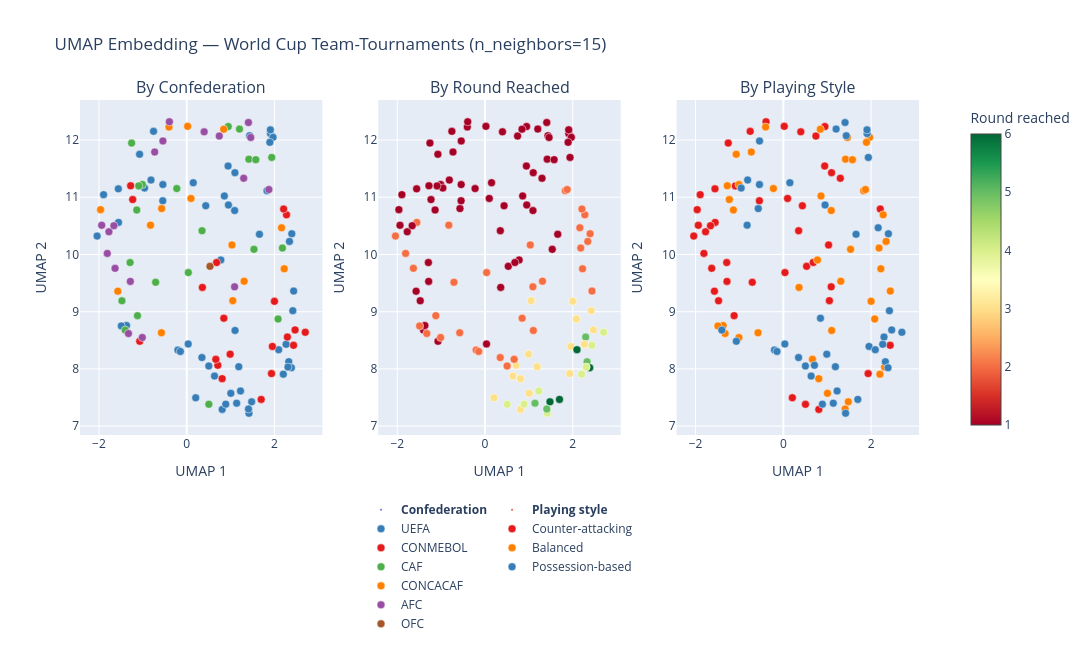

Notebook code for this chart:
### Code cell
# ─────────────────────────────────────────────
# Create figure
# ─────────────────────────────────────────────

fig = make_subplots(
    rows=1,
    cols=3,
    subplot_titles=[
        "By Confederation",
        "By Round Reached",
        "By Playing Style"
    ]
)

fig.add_trace(
    go.Scatter(
        x=[None],
        y=[None],
        mode="markers",
        marker=dict(size=0),
        showlegend=True,
        name="<b>Confederation</b>",
        legendgroup="confederation"
    )
)

fig.add_trace(
    go.Scatter(
        x=[None],
        y=[None],
        mode="markers",
        marker=dict(size=0),
        showlegend=True,
        name="<b>Playing style</b>",
        legendgroup="style"
    )
)

# ─────────────────────────────────────────────
# Panel 1 — Confederation
# ─────────────────────────────────────────────

for conf, color in conf_colors.items():

    mask = wc["confederation"] == conf

    fig.add_trace(
        go.Scatter(
            x=wc.loc[mask,"UMAP1"],
            y=wc.loc[mask,"UMAP2"],
            mode="markers",
            name=conf,
            legendgroup="confederation",
            marker=dict(
                color=color,
                size=8,
                line=dict(width=0.5,color="white")
            ),
            customdata=wc.loc[mask,["team","year","confederation"]],
            hovertemplate=
            "<b>%{customdata[0]}</b><br>"
            "Year: %{customdata[1]}<br>"
            "Confederation: %{customdata[2]}<br>"
            "UMAP1: %{x:.2f}<br>"
            "UMAP2: %{y:.2f}<extra></extra>"
        ),
        row=1,
        col=1
    )


# ─────────────────────────────────────────────
# Panel 2 — Round reached
# ─────────────────────────────────────────────

fig.add_trace(
    go.Scatter(
        x=wc["UMAP1"],
        y=wc["UMAP2"],
        mode="markers",
        showlegend=False,
        marker=dict(
            size=8,
            color=wc["round_reached"],
            colorscale="RdYlGn",
            cmin=1,
            cmax=6,
            colorbar=dict(
                title="Round reached",
                x=1.05
            ),
            line=dict(width=0.5,color="white")
        ),
        customdata=wc[["team","year","round_reached"]],
        hovertemplate=
        "<b>%{customdata[0]}</b><br>"
        "Year: %{customdata[1]}<br>"
        "Round reached: %{customdata[2]}<br>"
        "UMAP1: %{x:.2f}<br>"
        "UMAP2: %{y:.2f}<extra></extra>"
    ),
    row=1,
    col=2
)


# ─────────────────────────────────────────────
# Panel 3 — Playing style
# ─────────────────────────────────────────────

style_colors = {
    "Counter-attacking":"#e41a1c",
    "Balanced":"#ff7f00",
    "Possession-based":"#377eb8"
}

for style, color in style_colors.items():

    mask = wc["playing_style"] == style

    fig.add_trace(
        go.Scatter(
            x=wc.loc[mask,"UMAP1"],
            y=wc.loc[mask,"UMAP2"],
            mode="markers",
            name=style,
            legendgroup="style",
            marker=dict(
                color=color,
                size=8,
                line=dict(width=0.5,color="white")
            ),
            customdata=wc.loc[mask,["team","year","playing_style"]],
            hovertemplate=
            "<b>%{customdata[0]}</b><br>"
            "Year: %{customdata[1]}<br>"
            "Playing style: %{customdata[2]}<br>"
            "UMAP1: %{x:.2f}<br>"
            "UMAP2: %{y:.2f}<extra></extra>"
        ),
        row=1,
        col=3
    )


# ─────────────────────────────────────────────
# Axis labels
# ─────────────────────────────────────────────

for i in [1,2,3]:

    fig.update_xaxes(title_text="UMAP 1",row=1,col=i)
    fig.update_yaxes(title_text="UMAP 2",row=1,col=i)


# ─────────────────────────────────────────────
# Layout (legend below plots)
# ─────────────────────────────────────────────

fig.update_layout(

    title="UMAP Embedding — World Cup Team-Tournaments (n_neighbors=15)",

    width=1200,
    height=650,

    legend=dict(
        orientation="h",
        yanchor="top",
        y=-0.18,
        xanchor="center",
        x=0.5,
        tracegroupgap=12
    ),

    margin=dict(
        b=120
    )
)

fig.show()

### Figure 1 — Plotly figure (JSON) as saved in the notebook; plotly's stock layout.template omitted (floating-point values rounded to 4 significant figures; data arrays with more than 128 entries replaced by an {"elided": "..."} marker saying what was removed)
{"data": [{"legendgroup": "confederation", "marker": {"size": 0}, "mode": "markers", "name": "<b>Confederation</b>", "showlegend": true, "type": "scatter", "x": [null], "y": [null]}, {"legendgroup": "style", "marker": {"size": 0}, "mode": "markers", "name": "<b>Playing style</b>", "showlegend": true, "type": "scatter", "x": [null], "y": [null]}, {"customdata": {"elided": "54x3 mixed values"}, "hovertemplate": "<b>%{customdata[0]}</b><br>Year: %{customdata[1]}<br>Confederation: %{customdata[2]}<br>UMAP1: %{x:.2f}<br>UMAP2: %{y:.2f}<extra></extra>", "legendgroup": "confederation", "marker": {"color": "#377eb8", "line": {"color": "white", "width": 0.5}, "size": 8}, "mode": "markers", "name": "UEFA", "type": "scatter", "x": [1.099, 2.395, 0.1485, 2.202, 0.9428, 1.909, 2.326, 1.101, 0.8579, 1.83, 0.7776, 2.096, -0.5459, 2.418, 1.658, 1.967, 1.434, 2.266, 2.386, 2.342, 0.4341, 0.9508, 2.308, 1.894, 1.093, 1.907, 2.438, 1.419, 1.138, -1.555, 1.226, 1.48, -0.5438, -1.895, -1.074, -0.2015, 0.8088, -1.559, 0.3465, 0.2051, -0.1449, -0.9615, 0.8902, -0.8139, 1.187, 1.408, 0.03395, 1.006, -2.042, 0.6334, -1.373, 0.5031, -1.492, -0.756], "xaxis": "x", "y": [11.43, 10.36, 11.25, 7.908, 11.55, 12.11, 8.127, 8.672, 11.02, 11.11, 9.905, 8.336, 10.94, 9.018, 10.35, 12.05, 12.08, 8.43, 8.021, 10.23, 10.85, 10.87, 8.032, 11.96, 10.77, 12.18, 9.361, 7.225, 7.401, 10.56, 7.615, 7.425, 11.22, 11.05, 11.75, 8.33, 7.293, 11.15, 8.199, 7.496, 8.305, 11.16, 7.384, 11.3, 8.04, 7.3, 8.437, 7.573, 10.32, 7.875, 8.758, 8.052, 8.751, 12.15], "yaxis": "y"}, {"customdata": [["Argentina", 2010, "CONMEBOL"], ["Brazil", 2010, "CONMEBOL"], ["Chile", 2010, "CONMEBOL"], ["Paraguay", 2010, "CONMEBOL"], ["Uruguay", 2010, "CONMEBOL"], ["Argentina", 2014, "CONMEBOL"], ["Brazil", 2014, "CONMEBOL"], ["Chile", 2014, "CONMEBOL"], ["Colombia", 2014, "CONMEBOL"], ["Ecuador", 2014, "CONMEBOL"], ["Uruguay", 2014, "CONMEBOL"], ["Argentina", 2018, "CONMEBOL"], ["Brazil", 2018, "CONMEBOL"], ["Colombia", 2018, "CONMEBOL"], ["Peru", 2018, "CONMEBOL"], ["Uruguay", 2018, "CONMEBOL"], ["Argentina", 2022, "CONMEBOL"], ["Brazil", 2022, "CONMEBOL"], ["Ecuador", 2022, "CONMEBOL"], ["Uruguay", 2022, "CONMEBOL"]], "hovertemplate": "<b>%{customdata[0]}</b><br>Year: %{customdata[1]}<br>Confederation: %{customdata[2]}<br>UMAP1: %{x:.2f}<br>UMAP2: %{y:.2f}<extra></extra>", "legendgroup": "confederation", "marker": {"color": "#e41a1c", "line": {"color": "white", "width": 0.5}, "size": 8}, "mode": "markers", "name": "CONMEBOL", "type": "scatter", "x": [2.47, 1.954, 2.275, 2.0, 2.435, 2.295, 2.702, 0.8462, 1.933, 0.6812, 2.209, -1.071, 0.7086, 0.6639, -1.232, 0.8075, 1.697, 0.9901, 0.3572, -1.278], "xaxis": "x", "y": [8.682, 8.393, 10.69, 9.182, 8.413, 8.557, 8.64, 8.886, 7.918, 9.86, 10.79, 8.484, 8.064, 8.167, 10.96, 7.83, 7.467, 8.258, 9.425, 11.2], "yaxis": "y"}, {"customdata": [["Algeria", 2010, "CAF"], ["Cameroon", 2010, "CAF"], ["Ghana", 2010, "CAF"], ["Ivory Coast", 2010, "CAF"], ["Nigeria", 2010, "CAF"], ["South Africa", 2010, "CAF"], ["Algeria", 2014, "CAF"], ["Cameroon", 2014, "CAF"], ["Ghana", 2014, "CAF"], ["Ivory Coast", 2014, "CAF"], ["Nigeria", 2014, "CAF"], ["Egypt", 2018, "CAF"], ["Morocco", 2018, "CAF"], ["Nigeria", 2018, "CAF"], ["Senegal", 2018, "CAF"], ["Tunisia", 2018, "CAF"], ["Cameroon", 2022, "CAF"], ["Ghana", 2022, "CAF"], ["Morocco", 2022, "CAF"], ["Senegal", 2022, "CAF"], ["Tunisia", 2022, "CAF"]], "hovertemplate": "<b>%{customdata[0]}</b><br>Year: %{customdata[1]}<br>Confederation: %{customdata[2]}<br>UMAP1: %{x:.2f}<br>UMAP2: %{y:.2f}<extra></extra>", "legendgroup": "confederation", "marker": {"color": "#4daf4a", "line": {"color": "white", "width": 0.5}, "size": 8}, "mode": "markers", "name": "CAF", "type": "scatter", "x": [-0.2265, 1.203, 2.083, 1.533, 0.3487, 1.417, -0.7085, 0.9468, 1.575, 1.937, 2.181, -1.256, -1.011, -1.139, 0.03695, -1.403, -1.291, -1.477, 0.5043, -1.122, -1.094], "xaxis": "x", "y": [11.15, 12.19, 8.873, 10.09, 10.42, 11.67, 9.514, 12.24, 11.66, 11.7, 10.11, 11.95, 11.22, 10.78, 9.684, 8.679, 9.86, 9.192, 7.382, 8.931, 11.2], "yaxis": "y"}, {"customdata": [["Honduras", 2010, "CONCACAF"], ["Mexico", 2010, "CONCACAF"], ["United States", 2010, "CONCACAF"], ["Costa Rica", 2014, "CONCACAF"], ["Honduras", 2014, "CONCACAF"], ["Mexico", 2014, "CONCACAF"], ["United States", 2014, "CONCACAF"], ["Costa Rica", 2018, "CONCACAF"], ["Mexico", 2018, "CONCACAF"], ["Panama", 2018, "CONCACAF"], ["Canada", 2022, "CONCACAF"], ["Costa Rica", 2022, "CONCACAF"], ["Mexico", 2022, "CONCACAF"], ["United States", 2022, "CONCACAF"]], "hovertemplate": "<b>%{customdata[0]}</b><br>Year: %{customdata[1]}<br>Confederation: %{customdata[2]}<br>UMAP1: %{x:.2f}<br>UMAP2: %{y:.2f}<extra></extra>", "legendgroup": "confederation", "marker": {"color": "#ff7f00", "line": {"color": "white", "width": 0.5}, "size": 8}, "mode": "markers", "name": "CONCACAF", "type": "scatter", "x": [0.09698, 2.162, 2.223, 1.05, 0.8429, 1.309, 1.031, -1.963, -0.577, 0.02098, -0.4041, -1.571, -0.5714, -0.8258], "xaxis": "x", "y": [10.98, 10.47, 9.75, 9.194, 12.19, 9.533, 10.17, 10.78, 8.632, 12.24, 12.23, 9.358, 10.8, 10.51], "yaxis": "y"}, {"customdata": [["Australia", 2010, "AFC"], ["Japan", 2010, "AFC"], ["North Korea", 2010, "AFC"], ["South Korea", 2010, "AFC"], ["Australia", 2014, "AFC"], ["Japan", 2014, "AFC"], ["South Korea", 2014, "AFC"], ["Australia", 2018, "AFC"], ["Iran", 2018, "AFC"], ["Japan", 2018, "AFC"], ["Saudi Arabia", 2018, "AFC"], ["South Korea", 2018, "AFC"], ["Australia", 2022, "AFC"], ["Iran", 2022, "AFC"], ["Japan", 2022, "AFC"], ["Qatar", 2022, "AFC"], ["Saudi Arabia", 2022, "AFC"], ["South Korea", 2022, "AFC"]], "hovertemplate": "<b>%{customdata[0]}</b><br>Year: %{customdata[1]}<br>Confederation: %{customdata[2]}<br>UMAP1: %{x:.2f}<br>UMAP2: %{y:.2f}<extra></extra>", "legendgroup": "confederation", "marker": {"color": "#984ea3", "line": {"color": "white", "width": 0.5}, "size": 8}, "mode": "markers", "name": "AFC", "type": "scatter", "x": [1.299, 1.091, 0.3976, 1.872, 0.7421, 1.407, 1.459, -0.7301, -1.938, -1.013, -0.5424, -1.773, -1.633, -1.285, -1.811, -0.3947, -1.66, -1.328], "xaxis": "x", "y": [11.33, 9.435, 12.14, 11.13, 12.07, 12.31, 12.05, 11.79, 10.51, 8.549, 11.98, 10.4, 9.758, 9.53, 10.02, 12.32, 10.5, 8.619], "yaxis": "y"}, {"customdata": [["New Zealand", 2010, "OFC"]], "hovertemplate": "<b>%{customdata[0]}</b><br>Year: %{customdata[1]}<br>Confederation: %{customdata[2]}<br>UMAP1: %{x:.2f}<br>UMAP2: %{y:.2f}<extra></extra>", "legendgroup": "confederation", "marker": {"color": "#a65628", "line": {"color": "white", "width": 0.5}, "size": 8}, "mode": "markers", "name": "OFC", "type": "scatter", "x": [0.5306], "xaxis": "x", "y": [9.793], "yaxis": "y"}, {"customdata": {"elided": "128x3 mixed values"}, "hovertemplate": "<b>%{customdata[0]}</b><br>Year: %{customdata[1]}<br>Round reached: %{customdata[2]}<br>UMAP1: %{x:.2f}<br>UMAP2: %{y:.2f}<extra></extra>", "marker": {"cmax": 6, "cmin": 1, "color": [1, 3, 1, 3, 1, 2, 1, 2, 1, 4, 3, 1, 1, 1, 1, 2, 2, 5, 1, 1, 1, 3, 2, 1, 2, 1, 1, 2, 6, 1, 2, 4, 2, 5, 1, 3, 1, 4, 1, 2, 3, 3, 1, 1, 1, 3, 6, 1, 2, 1, 1, 1, 1, 1, 2, 4, 2, 1, 1, 1, 1, 2, 2, 2, 1, 1, 4, 3, 2, 1, 5, 2, 1, 4, 6, 1, 1, 1, 2, 2, 1, 1, 1, 1, 1, 2, 3, 1, 2, 1, 1, 2, 3, 2, 1, 3, 6, 2, 1, 3, 1, 1, 1, 4, 1, 1, 3, 5, 1, 1, 1, 2, 1, 4, 3, 2, 3, 1, 1, 2, 1, 2, 2, 2, 1, 2, 1, 1], "colorbar": {"title": {"text": "Round reached"}, "x": 1.05}, "colorscale": [[0, "rgb(165,0,38)"], [0.1, "rgb(215,48,39)"], [0.2, "rgb(244,109,67)"], [0.3, "rgb(253,174,97)"], [0.4, "rgb(254,224,139)"], [0.5, "rgb(255,255,191)"], [0.6, "rgb(217,239,139)"], [0.7, "rgb(166,217,106)"], [0.8, "rgb(102,189,99)"], [0.9, "rgb(26,152,80)"], [1, "rgb(0,104,55)"]], "line": {"color": "white", "width": 0.5}, "size": 8}, "mode": "markers", "showlegend": false, "type": "scatter", "x": [-0.2265, 2.47, 1.299, 1.954, 1.203, 2.275, 1.099, 2.395, 0.1485, 2.202, 2.083, 0.9428, 0.09698, 1.909, 1.533, 1.091, 2.162, 2.326, 0.5306, 0.3487, 0.3976, 2.0, 1.101, 0.8579, 1.83, 0.7776, 1.417, 1.872, 2.096, -0.5459, 2.223, 2.435, -0.7085, 2.295, 0.7421, 2.418, 1.658, 2.702, 0.9468, 0.8462, 1.933, 1.05, 1.967, 0.6812, 1.434, 2.266, 2.386, 1.575, 2.342, 0.8429, 0.4341, 0.9508, 1.937, 1.407, 1.309, 2.308, 2.181, 1.894, 1.093, 1.459, 1.907, 2.438, 1.031, 2.209, -1.071, -0.7301, 1.419, 0.7086, 0.6639, -1.963, 1.138, -1.555, -1.256, 1.226, 1.48, -0.5438, -1.895, -1.938, -1.013, -0.577, -1.011, -1.139, 0.02098, -1.232, -1.074, -0.2015, 0.8088, -0.5424, 0.03695, -1.559, -1.773, 0.3465, 0.2051, -0.1449, -1.403, 0.8075, 1.697, -1.633, -0.9615, 0.9901, -1.291, -0.4041, -1.571, 0.8902, -0.8139, 0.3572, 1.187, 1.408, 0.03395, -1.477, -1.285, -1.811, -0.5714, 0.5043, 1.006, -2.042, 0.6334, -0.3947, -1.66, -1.122, -1.373, -1.328, 0.5031, -1.492, -1.094, -0.8258, -1.278, -0.756], "xaxis": "x2", "y": [11.15, 8.682, 11.33, 8.393, 12.19, 10.69, 11.43, 10.36, 11.25, 7.908, 8.873, 11.55, 10.98, 12.11, 10.09, 9.435, 10.47, 8.127, 9.793, 10.42, 12.14, 9.182, 8.672, 11.02, 11.11, 9.905, 11.67, 11.13, 8.336, 10.94, 9.75, 8.413, 9.514, 8.557, 12.07, 9.018, 10.35, 8.64, 12.24, 8.886, 7.918, 9.194, 12.05, 9.86, 12.08, 8.43, 8.021, 11.66, 10.23, 12.19, 10.85, 10.87, 11.7, 12.31, 9.533, 8.032, 10.11, 11.96, 10.77, 12.05, 12.18, 9.361, 10.17, 10.79, 8.484, 11.79, 7.225, 8.064, 8.167, 10.78, 7.401, 10.56, 11.95, 7.615, 7.425, 11.22, 11.05, 10.51, 8.549, 8.632, 11.22, 10.78, 12.24, 10.96, 11.75, 8.33, 7.293, 11.98, 9.684, 11.15, 10.4, 8.199, 7.496, 8.305, 8.679, 7.83, 7.467, 9.758, 11.16, 8.258, 9.86, 12.23, 9.358, 7.384, 11.3, 9.425, 8.04, 7.3, 8.437, 9.192, 9.53, 10.02, 10.8, 7.382, 7.573, 10.32, 7.875, 12.32, 10.5, 8.931, 8.758, 8.619, 8.052, 8.751, 11.2, 10.51, 11.2, 12.15], "yaxis": "y2"}, {"customdata": {"elided": "43x3 mixed values"}, "hovertemplate": "<b>%{customdata[0]}</b><br>Year: %{customdata[1]}<br>Playing style: %{customdata[2]}<br>UMAP1: %{x:.2f}<br>UMAP2: %{y:.2f}<extra></extra>", "legendgroup": "style", "marker": {"color": "#e41a1c", "line": {"color": "white", "width": 0.5}, "size": 8}, "mode": "markers", "name": "Counter-attacking", "type": "scatter", "x": [1.299, 1.099, 0.9428, 0.09698, 1.091, 0.5306, 0.3487, 0.3976, -0.5459, 2.435, -0.7085, 0.7421, 0.9468, 1.933, 1.05, 0.6812, 0.4341, 1.031, 2.209, -1.963, -1.555, -1.256, -1.895, -1.938, 0.02098, 0.8088, 0.03695, -1.559, -1.773, 0.2051, -1.633, -1.291, -1.571, -1.477, -1.285, -1.811, 0.5043, -2.042, -0.3947, -1.66, -1.122, -1.094, -0.756], "xaxis": "x3", "y": [11.33, 11.43, 11.55, 10.98, 9.435, 9.793, 10.42, 12.14, 10.94, 8.413, 9.514, 12.07, 12.24, 7.918, 9.194, 9.86, 10.85, 10.17, 10.79, 10.78, 10.56, 11.95, 11.05, 10.51, 12.24, 7.293, 9.684, 11.15, 10.4, 7.496, 9.758, 9.86, 9.358, 9.192, 9.53, 10.02, 7.382, 10.32, 12.32, 10.5, 8.931, 11.2, 12.15], "yaxis": "y3"}, {"customdata": [["Algeria", 2010, "Balanced"], ["Chile", 2010, "Balanced"], ["Germany", 2010, "Balanced"], ["Ghana", 2010, "Balanced"], ["Ivory Coast", 2010, "Balanced"], ["Paraguay", 2010, "Balanced"], ["Portugal", 2010, "Balanced"], ["Serbia", 2010, "Balanced"], ["Slovakia", 2010, "Balanced"], ["Slovenia", 2010, "Balanced"], ["South Africa", 2010, "Balanced"], ["South Korea", 2010, "Balanced"], ["United States", 2010, "Balanced"], ["Croatia", 2014, "Balanced"], ["Ghana", 2014, "Balanced"], ["Greece", 2014, "Balanced"], ["Honduras", 2014, "Balanced"], ["Mexico", 2014, "Balanced"], ["Netherlands", 2014, "Balanced"], ["Nigeria", 2014, "Balanced"], ["Portugal", 2014, "Balanced"], ["Russia", 2014, "Balanced"], ["South Korea", 2014, "Balanced"], ["Switzerland", 2014, "Balanced"], ["Australia", 2018, "Balanced"], ["Colombia", 2018, "Balanced"], ["France", 2018, "Balanced"], ["Japan", 2018, "Balanced"], ["Mexico", 2018, "Balanced"], ["Morocco", 2018, "Balanced"], ["Nigeria", 2018, "Balanced"], ["Peru", 2018, "Balanced"], ["Poland", 2018, "Balanced"], ["Uruguay", 2018, "Balanced"], ["Canada", 2022, "Balanced"], ["Ecuador", 2022, "Balanced"], ["France", 2022, "Balanced"], ["Netherlands", 2022, "Balanced"], ["Serbia", 2022, "Balanced"], ["South Korea", 2022, "Balanced"], ["Switzerland", 2022, "Balanced"], ["Uruguay", 2022, "Balanced"]], "hovertemplate": "<b>%{customdata[0]}</b><br>Year: %{customdata[1]}<br>Playing style: %{customdata[2]}<br>UMAP1: %{x:.2f}<br>UMAP2: %{y:.2f}<extra></extra>", "legendgroup": "style", "marker": {"color": "#ff7f00", "line": {"color": "white", "width": 0.5}, "size": 8}, "mode": "markers", "name": "Balanced", "type": "scatter", "x": [-0.2265, 2.275, 2.202, 2.083, 1.533, 2.0, 1.101, 0.8579, 1.83, 0.7776, 1.417, 1.872, 2.223, 1.967, 1.575, 2.342, 0.8429, 1.309, 2.308, 2.181, 1.894, 1.093, 1.459, 2.438, -0.7301, 0.6639, 1.48, -1.013, -0.577, -1.011, -1.139, -1.232, -1.074, 0.8075, -0.4041, 0.3572, 1.408, 1.006, -1.373, -1.328, -1.492, -1.278], "xaxis": "x3", "y": [11.15, 10.69, 7.908, 8.873, 10.09, 9.182, 8.672, 11.02, 11.11, 9.905, 11.67, 11.13, 9.75, 12.05, 11.66, 10.23, 12.19, 9.533, 8.032, 10.11, 11.96, 10.77, 12.05, 9.361, 11.79, 8.167, 7.425, 8.549, 8.632, 11.22, 10.78, 10.96, 11.75, 7.83, 12.23, 9.425, 7.3, 7.573, 8.758, 8.619, 8.751, 11.2], "yaxis": "y3"}, {"customdata": {"elided": "43x3 mixed values"}, "hovertemplate": "<b>%{customdata[0]}</b><br>Year: %{customdata[1]}<br>Playing style: %{customdata[2]}<br>UMAP1: %{x:.2f}<br>UMAP2: %{y:.2f}<extra></extra>", "legendgroup": "style", "marker": {"color": "#377eb8", "line": {"color": "white", "width": 0.5}, "size": 8}, "mode": "markers", "name": "Possession-based", "type": "scatter", "x": [2.47, 1.954, 1.203, 2.395, 0.1485, 1.909, 2.162, 2.326, 2.096, 2.295, 2.418, 1.658, 2.702, 0.8462, 1.434, 2.266, 2.386, 0.9508, 1.937, 1.407, 1.907, -1.071, 1.419, 0.7086, 1.138, 1.226, -0.5438, -0.2015, -0.5424, 0.3465, -0.1449, -1.403, 1.697, -0.9615, 0.9901, 0.8902, -0.8139, 1.187, 0.03395, -0.5714, 0.6334, 0.5031, -0.8258], "xaxis": "x3", "y": [8.682, 8.393, 12.19, 10.36, 11.25, 12.11, 10.47, 8.127, 8.336, 8.557, 9.018, 10.35, 8.64, 8.886, 12.08, 8.43, 8.021, 10.87, 11.7, 12.31, 12.18, 8.484, 7.225, 8.064, 7.401, 7.615, 11.22, 8.33, 11.98, 8.199, 8.305, 8.679, 7.467, 11.16, 8.258, 7.384, 11.3, 8.04, 8.437, 10.8, 7.875, 8.052, 10.51], "yaxis": "y3"}], "layout": {"annotations": [{"font": {"size": 16}, "showarrow": false, "text": "By Confederation", "x": 0.1444, "xanchor": "center", "xref": "paper", "y": 1, "yanchor": "bottom", "yref": "paper"}, {"font": {"size": 16}, "showarrow": false, "text": "By Round Reached", "x": 0.5, "xanchor": "center", "xref": "paper", "y": 1, "yanchor": "bottom", "yref": "paper"}, {"font": {"size": 16}, "showarrow": false, "text": "By Playing Style", "x": 0.8556, "xanchor": "center", "xref": "paper", "y": 1, "yanchor": "bottom", "yref": "paper"}], "height": 650, "legend": {"orientation": "h", "tracegroupgap": 12, "x": 0.5, "xanchor": "center", "y": -0.18, "yanchor": "top"}, "margin": {"b": 120}, "title": {"text": "UMAP Embedding — World Cup Team-Tournaments (n_neighbors=15)"}, "width": 1200, "xaxis": {"anchor": "y", "domain": [0, 0.2889], "title": {"text": "UMAP 1"}}, "xaxis2": {"anchor": "y2", "domain": [0.3556, 0.6444], "title": {"text": "UMAP 1"}}, "xaxis3": {"anchor": "y3", "domain": [0.7111, 1], "title": {"text": "UMAP 1"}}, "yaxis": {"anchor": "x", "domain": [0, 1], "title": {"text": "UMAP 2"}}, "yaxis2": {"anchor": "x2", "domain": [0, 1], "title": {"text": "UMAP 2"}}, "yaxis3": {"anchor": "x3", "domain": [0, 1], "title": {"text": "UMAP 2"}}}}
